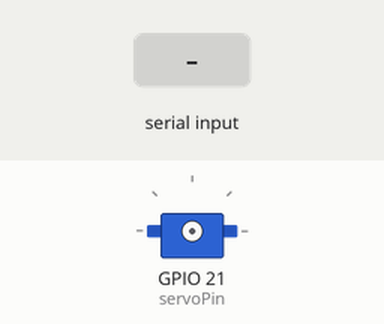
Recording of a sketch running on a simulated ESP32. Shown: servo. The test bench sets the inputs (shaded band). What the sketch prints to the serial monitor is not drawn.

Above: at 1.2 s.
1.3 s: "90,45\n" received over Serial
2.8 s: "30,150\n" received over Serial
At 4.0 s:
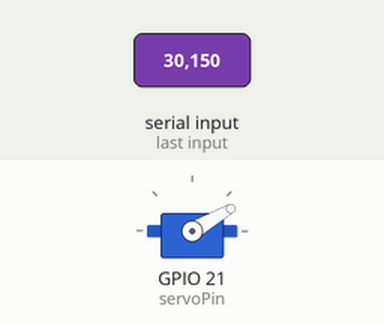
4.3 s: "5\n" received over Serial
At 5.2 s:
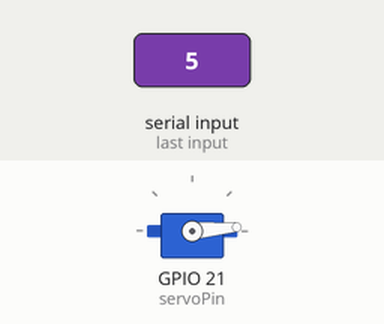
5.8 s: "90\n" received over Serial
At 6.3 s:
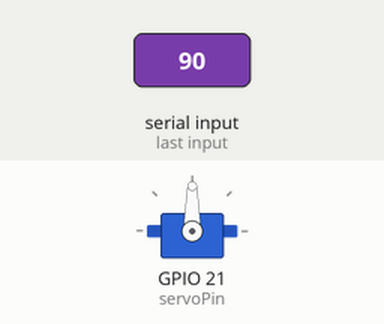
Timing chart, 0 to 8.3 s (numbered marks = the images above; inputs shaded):
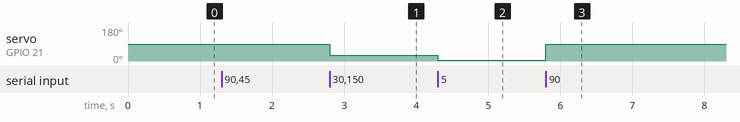

The sketch:

20260101SerialPointServoAngel.ino
```cpp
#include <ESP32Servo.h>

Servo myServo;
const int servoPin = 21;

void setup() {
  Serial.begin(115200);

  // ESP32 資源分配
  ESP32PWM::allocateTimer(0);

  Serial.println("請輸入角度 (0-180)，轉動後會自動釋放 (detach)：");
}

void loop() {
  if (Serial.available() > 0) {
    int angle = Serial.parseInt();

    if (angle >= 0 && angle <= 180) {
      Serial.printf("目標角度: %d 度，正在連接並轉動...\n", angle);

      // 1. 重新連接引腳
      myServo.attach(servoPin, 500, 2400);

      // 2. 寫入角度
      myServo.write(angle);

      // 3. 給予足夠時間讓馬達轉動 (MG90 轉 180 度約需 0.5~1 秒)
      delay(800);

      // 4. 斷開訊號以省電
      myServo.detach();

      Serial.println("已到達位置，訊號已切斷 (Detach OK)。");
    }

    // 清除緩存
    while (Serial.available() > 0) Serial.read();
  }
}
```

Measured:
- after the input at 2.8 s, servo on GPIO 21 (servoPin): 90° → 30° at once
- after the input at 4.3 s, servo on GPIO 21 (servoPin): 30° → 5° at once
- after the input at 5.8 s, servo on GPIO 21 (servoPin): 5° → 90° at once
